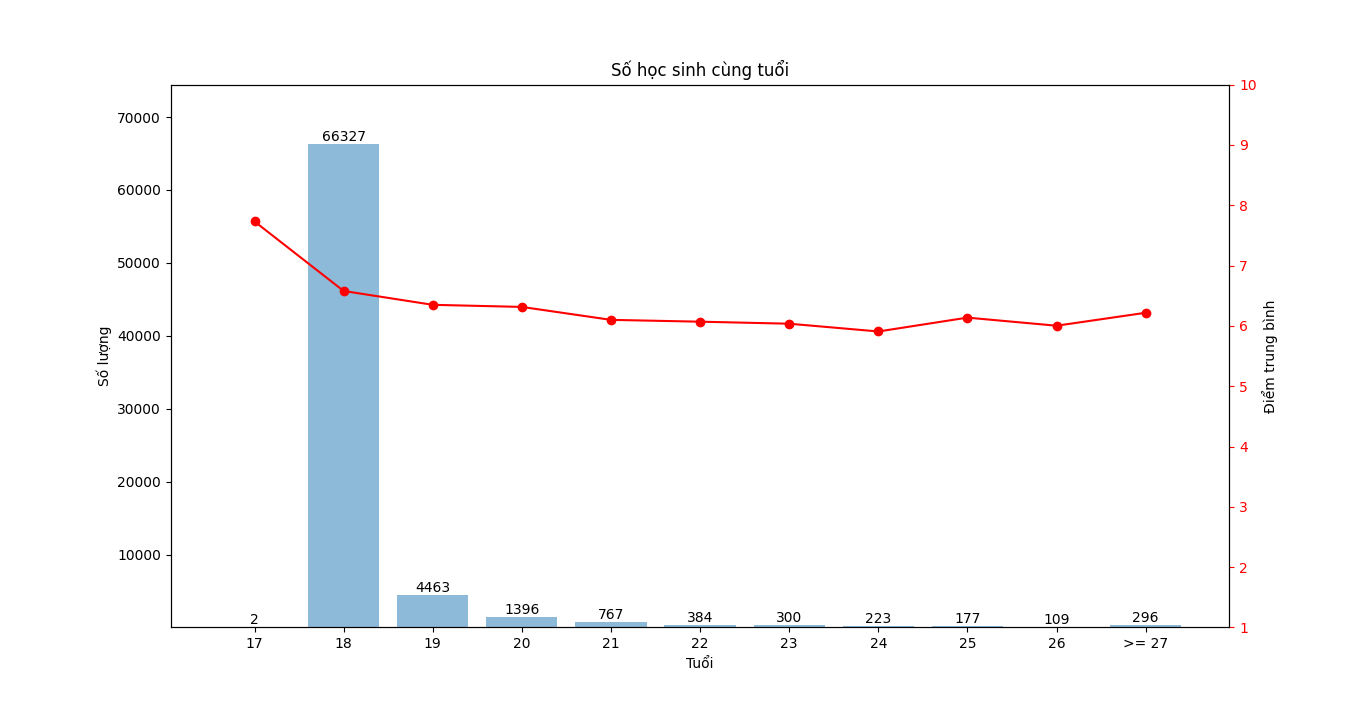

Here is the Python script that generated this plot:
#read file data
with open("clean_data.csv", encoding= "utf8", mode="r") as file:
    data = file.read().split("\n")

header = data[0]
students = data[1:]
#remove last student or emtry student
students.pop()

total_student = len(students)

#splip header
header = header.split(",")
subjects = header[5:]
total_subject = len(subjects)

#splip each student in list
for i in range(total_student):
    students[i] = students[i].split(",")

#get number of student per age group
#17, 18, ... ,>= 27
num_of_student_per_age_group = [0,0,0,0,0,0,0,0,0,0,0]
ave_of_student_per_age_group = [0,0,0,0,0,0,0,0,0,0,0]
for student in students:
	age = 2020 - int(student[4])
	if age >= 27: 
		age = 27
	num_of_student_per_age_group[age - 17] += 1

	count = 0;
	total = 0;
	for i in range(11):
		if ( student[i+5] != "-1"):
			count+=1
			total += float(student[i + 5])

	ave_of_student_per_age_group[age - 17] += total / count

for i in range(len(num_of_student_per_age_group)):
	if num_of_student_per_age_group[i] != 0:
		ave_of_student_per_age_group[i] = ave_of_student_per_age_group[i]/num_of_student_per_age_group[i]
for i in range(len(ave_of_student_per_age_group)):
	ave_of_student_per_age_group[i] = ave_of_student_per_age_group[i] * 7000
print(ave_of_student_per_age_group)
label_age = ['17','18','19','20','21','22','23','24','25','26','>= 27']

#plot barchart
import matplotlib.pyplot as plt
import numpy as np

figure, axis = plt.subplots()
x = np.arange(len(ave_of_student_per_age_group))

plt.bar(x, num_of_student_per_age_group, align='center', alpha=0.5)
plt.plot(x, ave_of_student_per_age_group, color = 'red', marker = 'o')

plt.xticks(x, label_age)

axis.set_ylim(1, 74444)
plt.ylabel('Số lượng')
plt.xlabel('Tuổi')
plt.title('Số học sinh cùng tuổi')

axis2 = axis.twinx()
axis2.set_ylim(1, 10)
axis2.set_ylabel('Điểm trung bình')
axis2.tick_params('y', colors = 'r')

# Make some labels.
rects = axis.patches
for rect, label in zip(rects, num_of_student_per_age_group):
    height = rect.get_height()
    axis.text(rect.get_x() + rect.get_width() / 2, height + 2, label, ha='center', va='bottom')

plt.show()
